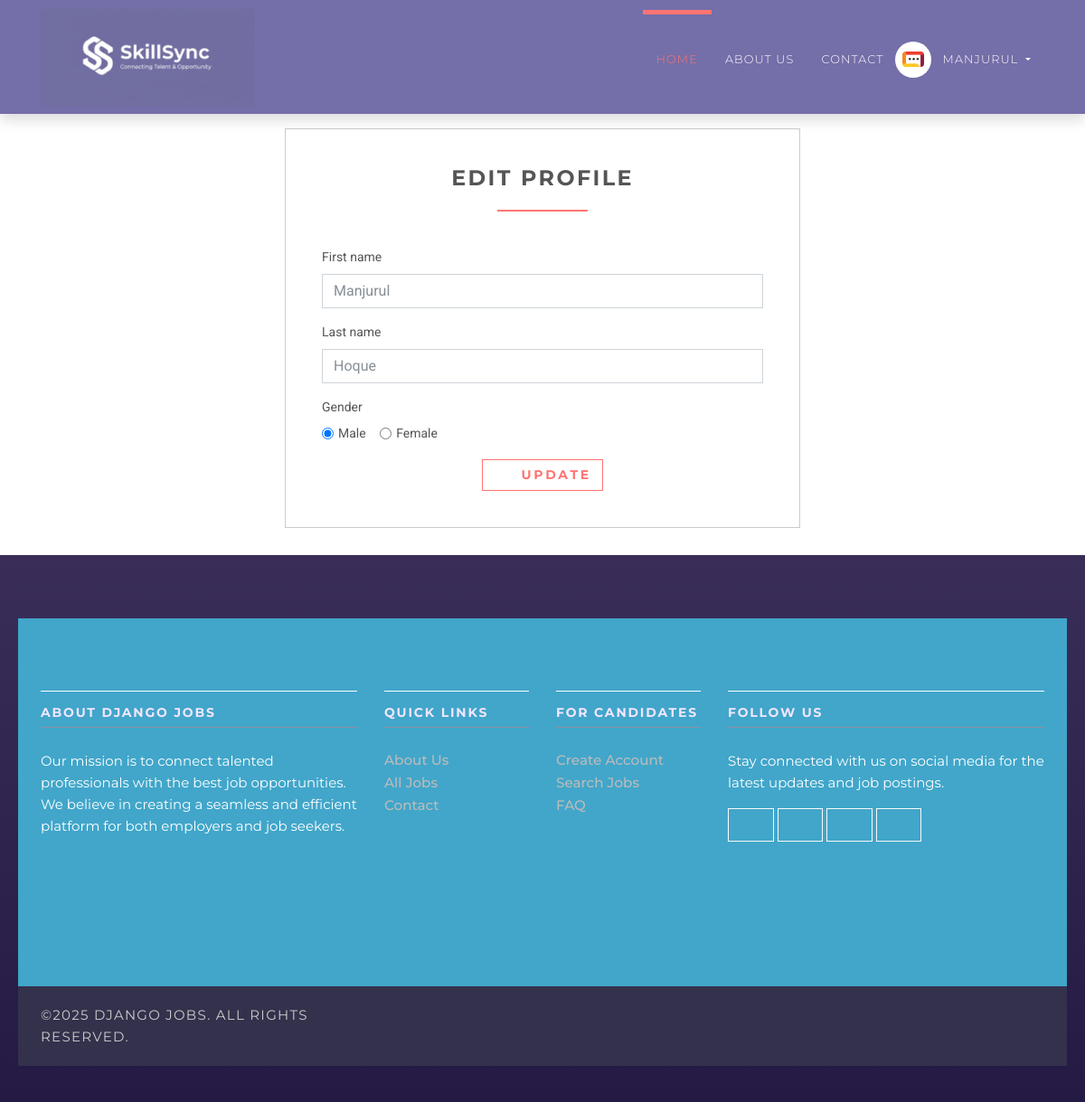
The app's page /employee/profile/update (signed in) with its own data.
### accounts/models.py (models this page shows, shortened)
class User(AbstractUser):
    username = None
    role = models.CharField(max_length=12, error_messages={
        'required': "Role must be provided"
    })
    gender = models.CharField(max_length=10, blank=True, null=True, default="")
    email = models.EmailField(unique=True, blank=False,
                              error_messages={
                                  'unique': "A user with that email already exists.",
                              })
    USERNAME_FIELD = "email"
    REQUIRED_FIELDS = []
    objects = UserManager()

### jobsapp/views/employee.py (the view)
# urls.py: path('employee/profile/update', EditProfileView.as_view(), name='employer-profile-update'),
class EditProfileView(UpdateView):
    model = User
    form_class = EmployeeProfileUpdateForm
    context_object_name = 'employee'
    template_name = 'jobs/employee/edit-profile.html'
    success_url = reverse_lazy('accounts:employer-profile-update')
    @method_decorator(login_required(login_url=reverse_lazy('accounts:login')))
    @method_decorator(user_is_employee)
    def dispatch(self, request, *args, **kwargs):
        return super().dispatch(self.request, *args, **kwargs)
    def get(self, request, *args, **kwargs):
        try:
            self.object = self.get_object()
        except Http404:
            raise Http404("User doesn't exists")
        return self.render_to_response(self.get_context_data())
    def get_object(self, queryset=None):
        obj = self.request.user
        print(obj)
        if obj is None:
            raise Http404("Job doesn't exists")
        return obj

### accounts/forms.py
class EmployeeProfileUpdateForm(forms.ModelForm):
    def __init__(self, *args, **kwargs):
        super(EmployeeProfileUpdateForm, self).__init__(*args, **kwargs)
        self.fields['first_name'].widget.attrs.update(
            {
                'placeholder': 'Enter First Name',
            }
        )
        self.fields['last_name'].widget.attrs.update(
            {
                'placeholder': 'Enter Last Name',
            }
        )
    class Meta:
        model = User
        fields = ["first_name", "last_name", "gender"]

### templates/jobs/employee/edit-profile.html (shortened to what this page needs)
{% extends 'base.html' %}
{% load static %}
{% block content %}
    <div class="col-lg-6 offset-3">
        <div class="box">
            <h3 class="heading">Edit Profile</h3>
            <form action="" method="post">
                {% for field in form %}
                    {% if field.name == 'gender' %}
                        <div class="form-group">
                            <label for="gender">Gender</label>
                            <br>
                            <div class="form-check form-check-inline">
                                <input class="form-check-input" {% if field.value == 'male' %} checked {% endif %}
                                       type="radio" name="gender" id="male gender"
                                       value="male">
                                <label class="form-check-label" for="male">Male</label>
                            </div>
                            <div class="form-check form-check-inline">
                                <input class="form-check-input" {% if field.value == 'female' %} checked {% endif %}
                                       type="radio" name="gender" id="female"
                                       value="female">
                                <label class="form-check-label" for="female">Female</label>
                            </div>
                        </div>
                    {% else %}
                        <div class="form-group">
                            <label for="id_{{ field.name }}">{{ field.label }}</label>
                            <input type="{{ field.field.widget.input_type }}"
                                   class="form-control"
                                   name="{{ field.name }}"
                                   id="id_{{ field.name }}"
                                   value="{{ field.value }}"
                                   placeholder="{{ field.field.widget.attrs.placeholder }}">
                        </div>
                    {% endif %}
                {% endfor %}
                <div class="text-center">
                    <button type="submit" class="btn btn-outline-white-primary">
                        <i class="fa fa-signing"></i> Update
                    </button>
                </div>
            </form>
        </div>
    </div>
{% endblock %}

### templates/base.html (shortened to what this page needs)
{% load static %}
<!DOCTYPE html>
<html lang="en">
<head>
  <link rel="stylesheet" href="{% static 'vendor/bootstrap/css/bootstrap.min.css' %}" />
  <link rel="stylesheet" href="{% static 'vendor/font-awesome/css/font-awesome.min.css' %}" />
  <link rel="stylesheet" href="{% static 'vendor/owl.carousel/assets/owl.carousel.css' %}" />
  <link rel="stylesheet" href="{% static 'vendor/owl.carousel/assets/owl.theme.default.css' %}" />
  <link rel="stylesheet" href="{% static 'css/style.default.css' %}" id="theme-stylesheet" />
  <link rel="stylesheet" href="{% static 'css/custom.css' %}" />
</head>
<body>
  <header class="header">
    <nav class="navbar navbar-expand-lg">
      <div class="container">
        <a href="/" class="navbar-brand d-flex align-items-center py-2">
          <img src="{% static 'img/logo-small.png' %}" alt="logo" />
        </a>
        <div id="navbarSupportedContent" class="collapse navbar-collapse">
          <ul class="navbar-nav">
            <li class="nav-item active">
              <a href="/" class="nav-link">Home <span class="sr-only">(current)</span></a>
            </li>
            <li class="nav-item"><a href="#" class="nav-link">About Us</a></li>
            <li class="nav-item"><a href="#" class="nav-link">Contact</a></li>
            {% if request.user.is_authenticated %}
            <li class="nav-item dropdown">
              <a id="clientZone" href="#" data-toggle="dropdown" aria-haspopup="true" aria-expanded="false"
                 class="nav-link dropdown-toggle has-img">
                <div class="client-menu-image">
                  <div class="inner">
                    <img src="{% static 'img/company-1.png' %}" alt="company image" class="img-fluid" />
                  </div>
                </div>
                {{ request.user.first_name }}
              </a>
            </li>
            {% endif %}
          </ul>
        </div>
      </div>
    </nav>
  </header>
  {% block content %}
  {% endblock %}
  <footer class="footer">
    <div class="footer__block">
      <div class="container">
        <div class="row">
          <div class="col-lg-4 col-md-6 mb-5">
            <h4 class="h5">About Django Jobs</h4>
            <p>Our mission is to connect talented professionals with the best job opportunities. We believe in creating a seamless and efficient platform for both employers and job seekers.</p>
          </div>
          <div class="col-lg-2 col-md-6 mb-5">
            <h4 class="h5">Quick Links</h4>
            <ul class="list-unstyled">
              <li><a href="#">About Us</a></li>
              <li><a href="#">All Jobs</a></li>
              <li><a href="#">Contact</a></li>
            </ul>
          </div>
          <div class="col-lg-2 col-md-6 mb-5">
            <h4 class="h5">For Candidates</h4>
            <ul class="list-unstyled">
              <li><a href="{% url 'accounts:employee-register' %}">Create Account</a></li>
              <li><a href="#">Search Jobs</a></li>
              <li><a href="#">FAQ</a></li>
            </ul>
          </div>
          <div class="col-lg-4 col-md-6 mb-5">
            <h4 class="h5">Follow Us</h4>
            <p>Stay connected with us on social media for the latest updates and job postings.</p>
            <div>
              <a href="#" class="btn btn-outline-light social"><i class="fa fa-facebook"></i></a>
              <a href="#" class="btn btn-outline-light social"><i class="fa fa-twitter"></i></a>
              <a href="#" class="btn btn-outline-light social"><i class="fa fa-linkedin"></i></a>
              <a href="#" class="btn btn-outline-light social"><i class="fa fa-instagram"></i></a>
            </div>
          </div>
        </div>
      </div>
    </div>
    <div class="footer__copyright">
      <div class="container">
        <div class="row">
          <div class="col-md-6 text-md-left text-center">
            <p>&copy;2025 Django Jobs. All rights reserved.</p>
          </div>
        </div>
      </div>
    </div>
  </footer>
</body>
</html>

### templates/base.html (style rules this page uses)
header.header { background: linear-gradient(90deg, #6457a6 0%, #8a79b9 100%); box-shadow: 0 6px 15px rgba(0,0,0,0.15); position: sticky; top: 0; z-index: 1050; transition: background 0.3s ease; }
nav.navbar .navbar-brand img { height: 110px; max-width: 280px; width: auto; display: block; filter: none !important; transition: transform 0.3s ease; cursor: pointer; }
nav.navbar .nav-link { color: #f1e6ff; letter-spacing: 1.1px; font-weight: 600; transition: color 0.3s ease; font-size: 1rem; }
nav.navbar .container { display: flex; align-items: center; justify-content: space-between; }
nav.navbar .navbar-collapse { display: flex !important; justify-content: flex-end !important; }
footer.footer { background: linear-gradient(180deg, #3a2e59 0%, #241a43 100%); color: #ddd; padding: 70px 20px 40px; font-family: 'Montserrat', sans-serif; transition: background 0.3s ease; }
footer.footer h4.h5 { color: #f1e6ff; margin-bottom: 25px; font-weight: 700; letter-spacing: 1.8px; text-transform: uppercase; border-bottom: 1px solid rgba(255, 107, 107, 0.4); padding-bottom: 8px; transition: color 0.3s ease; }
footer.footer a { color: #bbb; font-weight: 500; transition: color 0.3s ease; font-size: 0.95rem; }
footer.footer p { font-size: 15px; line-height: 1.6; max-width: 360px; }

### records on screen
User: user.first_name "MANJURUL", first_name "Manjurul" "Hoque", gender "☑", gender "☐ Female"

### other values on screen
{{ field.label }} "First name" "Last name"
